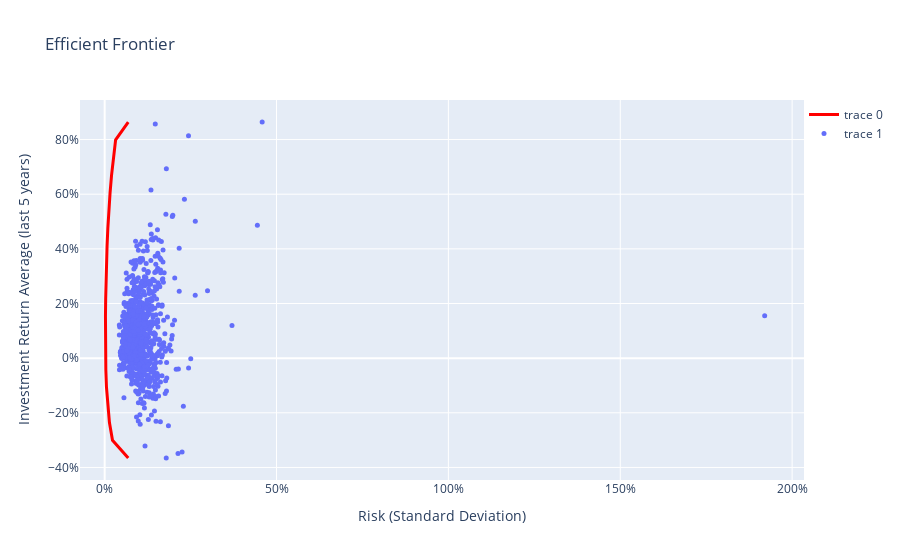

Notebook code cell kept with this figure:
### Code cell
# Plot the Efficient Frontier
def plot_efficient_frontier(df):
    # Create the figure
    fig = go.Figure()

    # Add the Efficient Frontier line
    fig.add_trace(go.Scatter(
        x=portfolio_volatilities,
        y=target_returns,
        mode='lines',
        line=dict(color='red', width=3)
    ))

    # Add the individual assets as points
    fig.add_trace(go.Scatter(
        x=df_risk_return['volatility_5y'],
        y=df_risk_return['return_rate_5y_avg'],
        mode='markers',
        marker=dict(color='#636efa', size=5)
    ))

    # Update layout
    fig.update_layout(
        title='Efficient Frontier',
        xaxis=dict(
            title='Risk (Standard Deviation)',
            tickformat='.0%',
        ),
        yaxis=dict(
            title='Investment Return Average (last 5 years)',
            tickformat='.0%',
        ),
        legend=dict(x=1, y=1),
        hovermode='closest',
        template='plotly'
    )

    # Add labels to the points
    fig.update_traces(textposition='top center')

    fig.show()

plot_efficient_frontier(df_overview)

### Figure 1 — Plotly figure (JSON) as saved in the notebook; plotly's stock layout.template omitted (floating-point values rounded to 4 significant figures; data arrays with more than 128 entries replaced by an {"elided": "..."} marker saying what was removed)
{"data": [{"line": {"color": "red", "width": 3}, "mode": "lines", "x": [0.06856, 0.02282, 0.01389, 0.008545, 0.005246, 0.003376, 0.002429, 0.002132, 0.002326, 0.002938, 0.003921, 0.005258, 0.006988, 0.009258, 0.01213, 0.01571, 0.02008, 0.02529, 0.03186, 0.06856], "y": [-0.3649, -0.3002, -0.2356, -0.1709, -0.1062, -0.04158, 0.02309, 0.08776, 0.1524, 0.2171, 0.2818, 0.3464, 0.4111, 0.4758, 0.5404, 0.6051, 0.6697, 0.7344, 0.7991, 0.8637], "type": "scatter", "textposition": "top center"}, {"marker": {"color": "#636efa", "size": 5}, "mode": "markers", "x": {"elided": "1036 float values"}, "y": {"elided": "1036 float values"}, "type": "scatter", "textposition": "top center"}], "layout": {"xaxis": {"title": {"text": "Risk (Standard Deviation)"}, "tickformat": ".0%"}, "yaxis": {"title": {"text": "Investment Return Average (last 5 years)"}, "tickformat": ".0%"}, "legend": {"x": 1, "y": 1}, "title": {"text": "Efficient Frontier"}, "hovermode": "closest"}}
